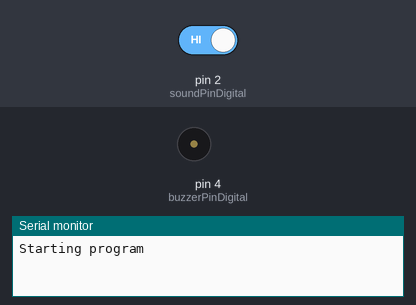
A sketch run on a simulated Arduino Nano, built with avr-gcc and run on an emulated ATmega328P. Parts: buzzer (waves = sounding), the last lines printed to the serial monitor. Inputs (shaded band) come from the test bench; at power-on: pin 2 (soundPinDigital) HIGH.

Above: at 1.2 s.
1.3 s: pin 2 (soundPinDigital) driven LOW
At 1.4 s:
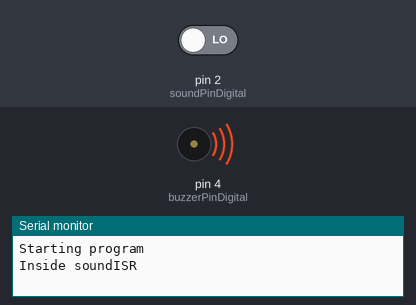
Timing chart, 0 to 4.3 s (numbered marks = the images above; inputs shaded):
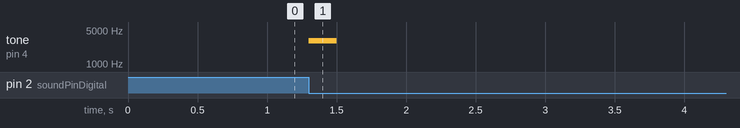

The sketch:

detectSound_alert.ino
```cpp
//This code is for Arduino Nano and detects Sound and buzzes alarm

const int soundPinDigital = 2;
const int buzzerPinDigital = 4;
int soundLevel;
bool soundDetected;
void setup() {
  Serial.begin(9600);
  pinMode(soundPinDigital, INPUT);
  pinMode(buzzerPinDigital,OUTPUT);
  Serial.println("Starting program");
  attachInterrupt(digitalPinToInterrupt(soundPinDigital), soundISR, FALLING);
}

void loop() {
  if (soundDetected){
    soundDetected=false;
    tone(buzzerPinDigital,3000);
    delay(200);
    noTone(buzzerPinDigital);

  }
}

void soundISR() {
  Serial.println("Inside soundISR");
  soundDetected = true;
}
```

Measured:
- after the input at 1.3 s, tone on pin 4 (buzzerPinDigital): silent → 3000 Hz at once, → silent 0.20 s later
